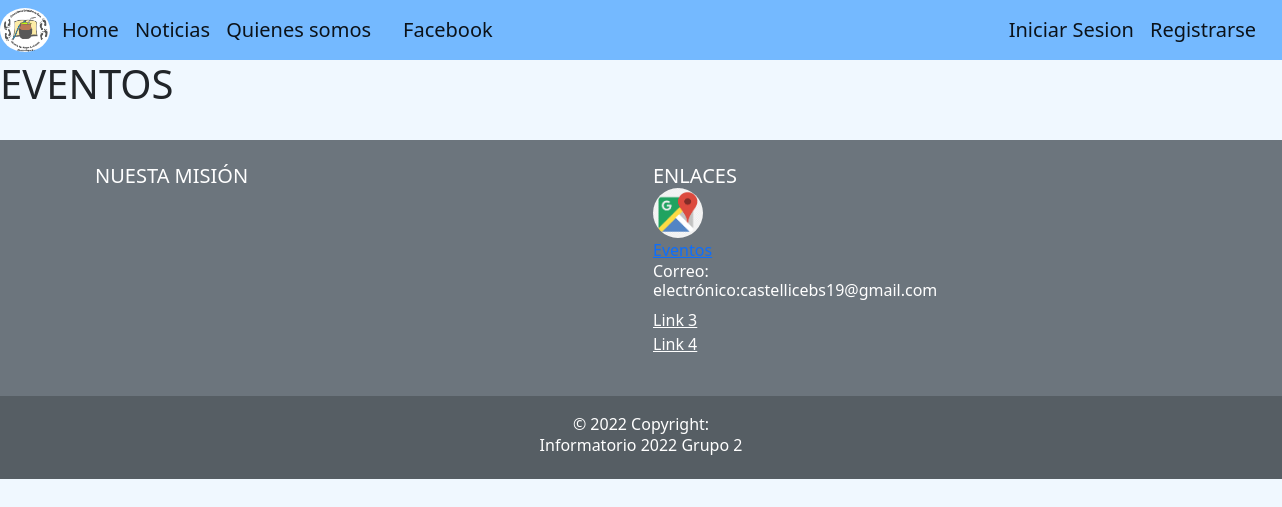
Before: /Eventos/ with the older database file.
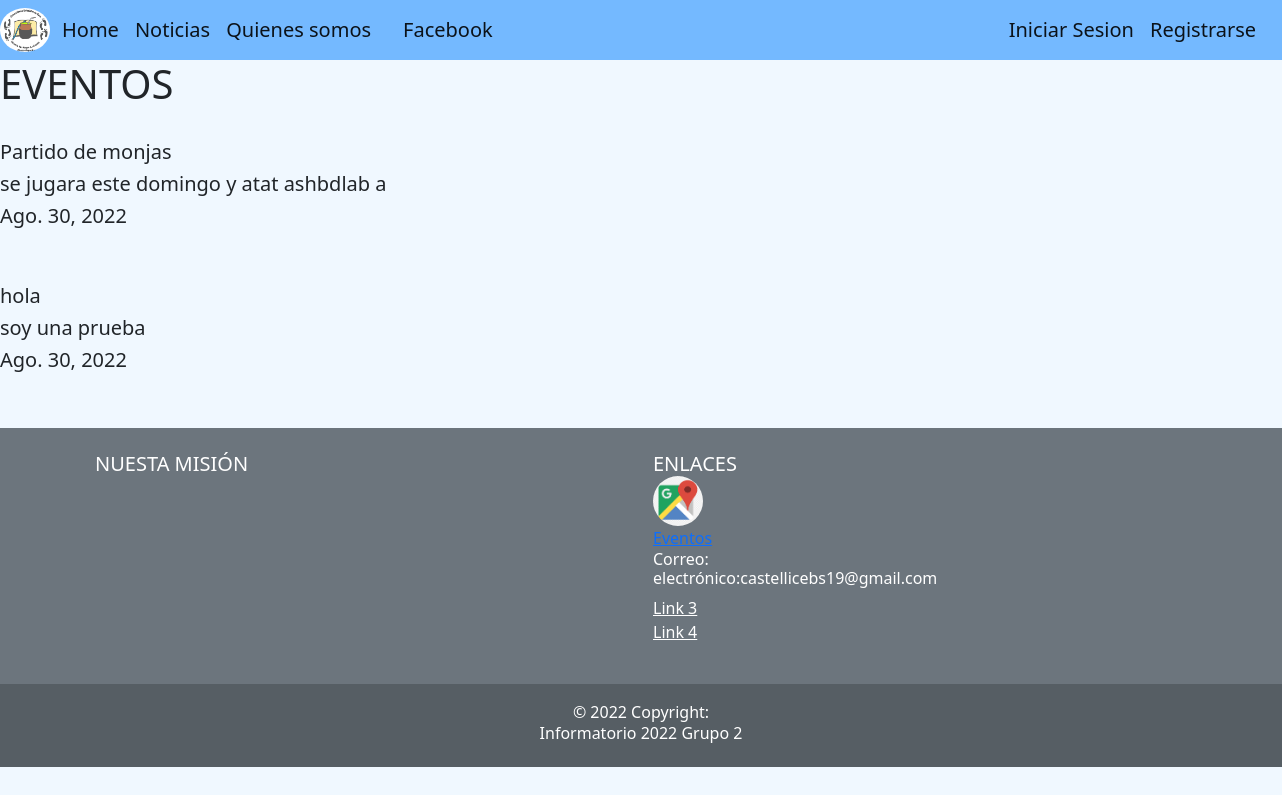
After: the same page with the newer database file.
### apps/eventos/models.py (models this page shows)
class Eventos(models.Model):
	titulo = models.CharField(max_length = 120)
	fecha = models.DateField(auto_now_add = True)
	detalle = models.TextField()
	imagen = models.ImageField(upload_to = 'eventos', null=True, blank = True)
	def __str__(self):
		return self.titulo

### apps/eventos/views.py (the view)
# urls.py: path('', views.eventos, name = 'eventos_listar'),
def eventos(request):
	ctx = {}
	todos = Eventos.objects.all()
	print(todos)
	ctx['evento'] = todos
	return render(request,'eventos/eventos_listar.html',ctx)

### templates/eventos/eventos_listar.html (shortened to what this page needs)
{% extends 'base.html' %}
{% load static %}
{% block contenido %}
<h1>EVENTOS</h1>
 {% for n in evento%}
        <br>
        <h5>{{n.titulo}}<h5>
        <h5>{{n.detalle}}</h5>
        <h5>{{n.fecha}}</h5>
        <br>
    {% endfor %}
{% endblock contenido %}

### templates/base.html (shortened to what this page needs)
{% load static %}
<!doctype html>
<html lang="es-ar">
  <head>
    <link rel="stylesheet" href="{% static 'css/base.css' %}">
    <link rel="stylesheet" href="https://cdn.jsdelivr.net/npm/swiper@8/swiper-bundle.min.css"/>
    <link href="https://cdn.jsdelivr.net/npm/bootstrap@5.2.0/dist/css/bootstrap.min.css" rel="stylesheet">
  </head>
  <body style="background-color:aliceblue ;">
    <nav class="navbar navbar-expand-lg"style="background-color:#74b9ff;z-index: 300;">
        <img src="{%static 'img/Logo_fundacion1png.png' %}" style="width: 50px;  border-radius: 50%;" alt="Logo">
        <div class="container-fluid">
          <a class="navbar-brand" href="{% url 'home' %}">Home</a>
          <div class="collapse navbar-collapse" id="navbarNav">
            <ul class="navbar-nav">
              <a class="navbar-brand" href="{% url 'noticias:listar_noticias' %}">Noticias</a>
              <a class="navbar-brand" href="{% url 'somos:quienes_somos' %}">Quienes somos</a>
                <a class="navbar-brand"  href="https://www.facebook.com/groups/498186250237283/">Facebook</a>
              {% if user.is_authenticated %}
              <span class="navbar-brand" style="color:rgb(113, 113, 237);">Hola!{{user.username}}</span>
              <a class="navbar-brand" href="{%url 'logout' %}"id=>Finalizar Sesion</a>
              {%else%}
                <a class="navbar-brand" href="{%url 'login' %}"id=>Iniciar Sesion</a>
                <a class="navbar-brand" href="{%url 'registrarse:registrar' %}">Registrarse</a>
              {% endif %}
            </ul>
          </div>
        </div>
      </nav>
      <main id="main">
      {%block contenido%}
      {%endblock contenido%}
      </main>
      <br>
        <footer id="footer" class="bg-secondary text-white text-center text-md-start">
          <div class="container p-4">
            <div class="row">
              <div class="col-lg-6 col-md-12 mb-4 mb-md-0">
                <h5 class="text-uppercase">Nuesta Misión</h5>
              </div>
              <div class="col-lg-3 col-md-6 mb-4 mb-md-0">
                <h5 class="text-uppercase mb-0">Enlaces</h5>
                <ul class="list-unstyled">
                  <li>
                    <a href="https://goo.gl/maps/ZFDwDubkYtScd9SY8">
                    <img src="{%static 'img/google_maps.png'%}"style="width: 50px;  border-radius: 50%;" alt="">
                    </a>
                  </li>
                  <li>
                    <a href="{% url 'eventos:eventos_listar'%}">Eventos</a>
                  </li>
                  <li>
                    <h6>Correo: electrónico:castellicebs19@gmail.com</h6>
                  </li>
                  <li>
                    <a href="#!" class="text-white">Link 3</a>
                  </li>
                  <li>
                    <a href="#!" class="text-white">Link 4</a>
                  </li>
                </ul>
              </div>
            </div>
          </div>
          <div class="text-center p-3" style="background-color: rgba(0, 0, 0, 0.2);">
            © 2022 Copyright:
            <h6>Informatorio 2022 Grupo 2</h6>
          </div>
        </footer>
</html>

### static/css/base.css (style rules this page uses)
body { background-color: aqua; }

Changed rows visible on the page:
added Eventos: titulo "Partido de monjas", detalle "se jugara este domingo y atat ashbdlab a", fecha "Ago. 30, 2022"
added Eventos: titulo "hola", detalle "soy una prueba", fecha "Ago. 30, 2022"
